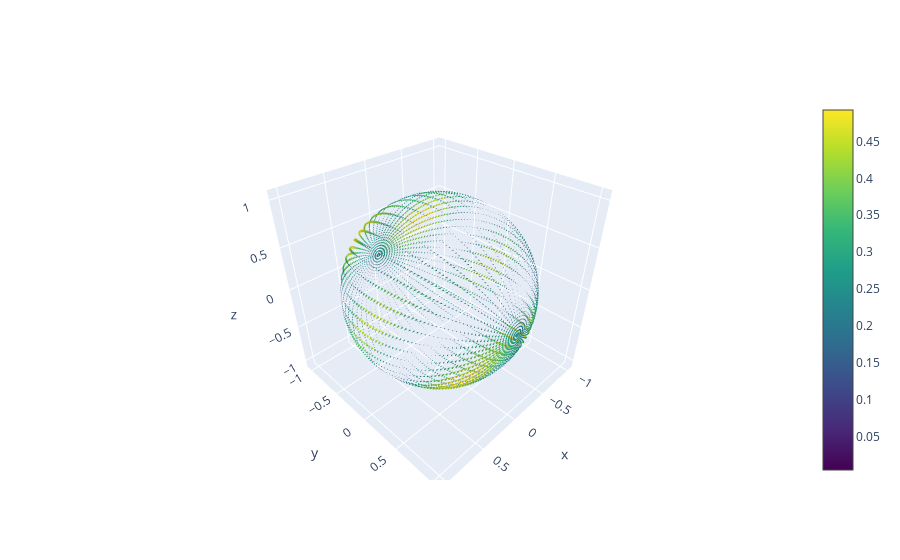

The cell this chart's notebook holds for it:
### Markdown cell above
# Cross-Product

### Code cell
coeffs1 = e3nn.normal(
    e3nn.s2_irreps(l2)[-1],
    key=jax.random.PRNGKey(0))

sig1 = to_vector_signal(coeffs1, l)
plot_vector_signal(sig1)

### Figure 1 — Plotly figure (JSON) as saved in the notebook; plotly's stock layout.template omitted (floating-point values rounded to 4 significant figures; data arrays with more than 128 entries replaced by an {"elided": "..."} marker saying what was removed)
{"data": [{"colorscale": [[0, "#440154"], [0.1111, "#482878"], [0.2222, "#3e4989"], [0.3333, "#31688e"], [0.4444, "#26828e"], [0.5556, "#1f9e89"], [0.6667, "#35b779"], [0.7778, "#6ece58"], [0.8889, "#b5de2b"], [1, "#fde725"]], "hoverinfo": "skip", "showscale": true, "sizemode": "absolute", "sizeref": 5, "type": "cone", "u": {"elided": "4410 float values"}, "v": {"elided": "4410 float values"}, "w": {"elided": "4410 float values"}, "x": {"elided": "4410 float values"}, "y": {"elided": "4410 float values"}, "z": {"elided": "4410 float values"}}], "layout": {}}
